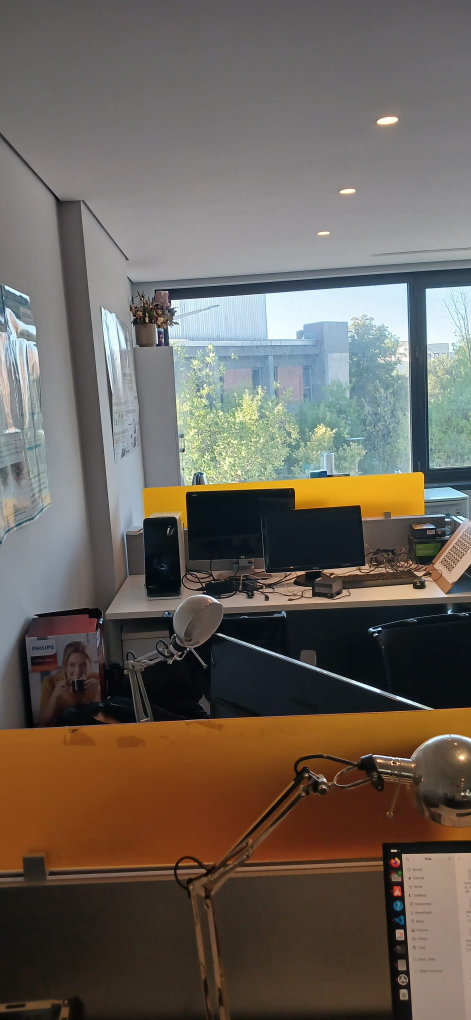
//> input picture lightglue/assets/1.png, 942 x 2040 px (shown at 1/2 size)
$ ./example   (built with g++ and OpenCV 4)
//> lines starting //> are read from the running program, lines starting //| are printed output that depends on the picture
#include <cmath>
#include <iostream>
#include <opencv2/opencv.hpp>
#include <vector>

#include "matcher.h"

// Detect Shi–Tomasi keypoints on the ORIGINAL images
static std::vector<cv::Point2f> good_keypoints(const cv::Mat &image,
                                               int num = 256,
                                               float min_dist = 40.0) {
  cv::Mat gray;
  if (image.channels() == 1)
    gray = image;
  else
    cv::cvtColor(image, gray, cv::COLOR_BGR2GRAY);

  std::vector<cv::Point2f> corners;
  cv::goodFeaturesToTrack(gray, corners, num, 0.001, min_dist);
  return corners;
}

// Visualization identical to the original Python behavior
// [61 lines left out: function visualize, not called in this run]

int main() {
  try {
    const std::string path_image1 = "assets/1.png";
    const std::string path_image2 = "assets/2.png";
    const std::string model_path = "/run/media/tdemirdal/tb/superpoint_lightglue_dynamic.onnx";

    // Network input geometry
    const int W = 240, H = 512, Nmax1 = 256, Nmax2 = 2048;
    const float threshold = 0.1f;

    // Load ORIGINAL images (any size); matcher will preprocess internally
    cv::Mat img1 = cv::imread(path_image1, cv::IMREAD_COLOR);
//> img1 is the input picture: 2040 rows x 942 cols, CV_8UC3; mean B, G, R 89.8, 98.1, 106.4
    cv::Mat img2 = cv::imread(path_image2, cv::IMREAD_COLOR);
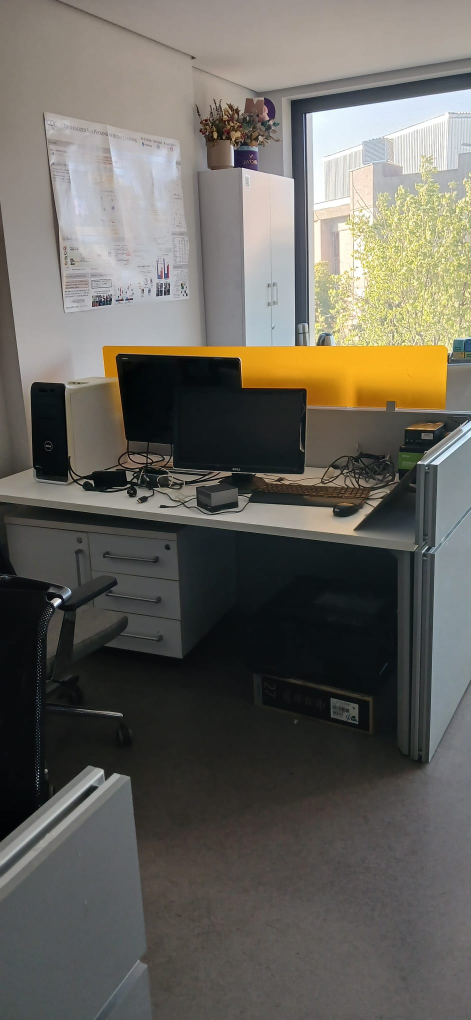
//> input picture lightglue/assets/2.png, 942 x 2040 px (shown at 1/2 size)
//> img2 is the input picture: 2040 rows x 942 cols, CV_8UC3; mean B, G, R 93.5, 100.9, 103.8
    if (img1.empty() || img2.empty())
      throw std::runtime_error("Failed to load input images.");

    // Detect keypoints on ORIGINAL images
    std::vector<cv::Point2f> kpts1 = good_keypoints(img1, Nmax1, 40.0);
//> in good_keypoints, `cv::cvtColor(image, gray, cv::COLOR_BGR2GRAY);`:
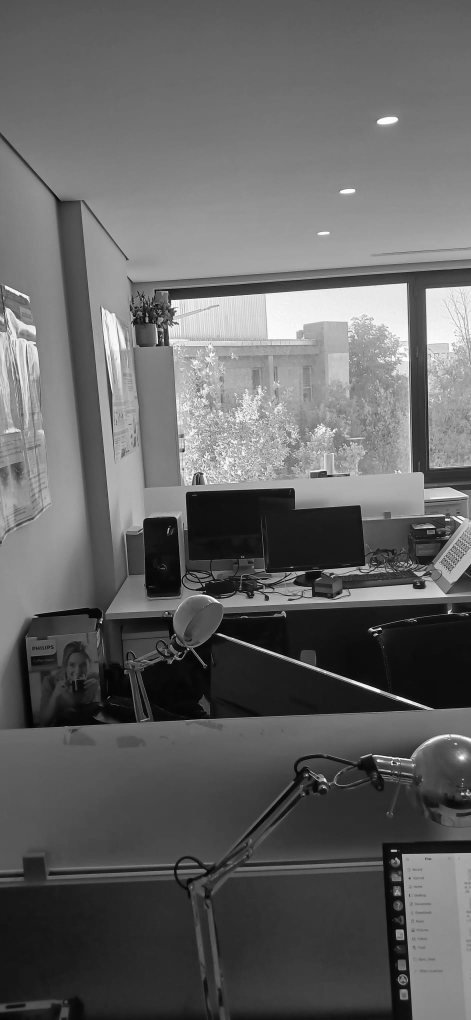
//> gray: 2040 rows x 942 cols, CV_8UC1 (shown at 1/2 size); min 0, max 255, mean 99.6
//> in good_keypoints, `cv::goodFeaturesToTrack(gray, corners, num, 0.001, min_dist);`: corners = 256 Points (x, y), first 12: [202, 1245], [333, 1225], [378, 1299], [896, 1227], [350, 1268], [755, 1268], [338, 1056], [827, 1144], [891, 1038], [812, 567], [784, 1521], [352, 622]
//> kpts1 has the same summary as corners in good_keypoints
    std::vector<cv::Point2f> kpts2 = good_keypoints(img2, Nmax2, 10.0);
//> call 2 of good_keypoints, with num = 2048, min_dist = 10
//> in good_keypoints (call 2), `cv::cvtColor(image, gray, cv::COLOR_BGR2GRAY);`:
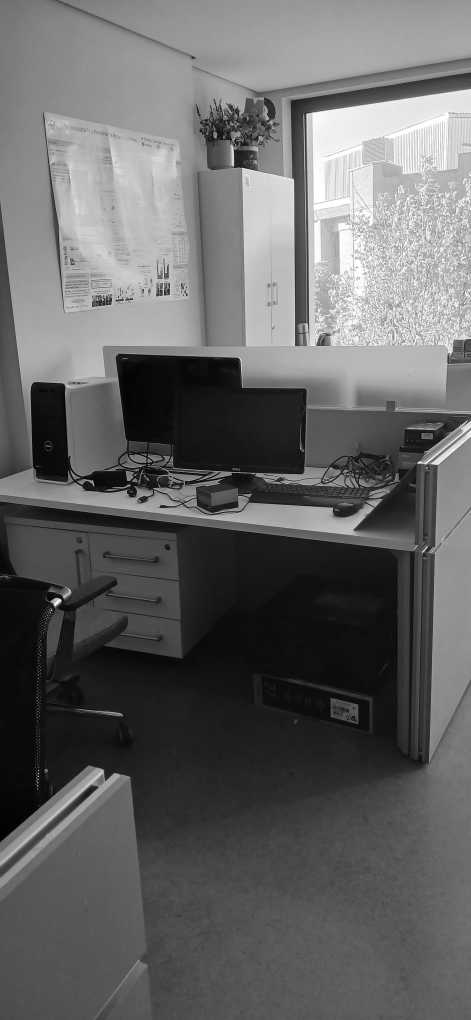
//> gray: 2040 rows x 942 cols, CV_8UC1 (shown at 1/2 size); min 0, max 255, mean 100.9
//> in good_keypoints (call 2), `cv::goodFeaturesToTrack(gray, corners, num, 0.001, min_dist);`: corners = 2048 Points (x, y), first 12: [103, 1220], [76, 1546], [75, 1571], [76, 1558], [834, 926], [328, 590], [251, 600], [92, 1236], [313, 591], [373, 591], [76, 1356], [205, 600]
//> kpts2 has the same summary as corners in good_keypoints

    // Run matcher (internally preprocesses + scales keypoints)
//> (the run ends here: the program needs code that is not available in this run, at `Matcher matcher(model_path, W, H, Nmax1, Nmax2);`)
